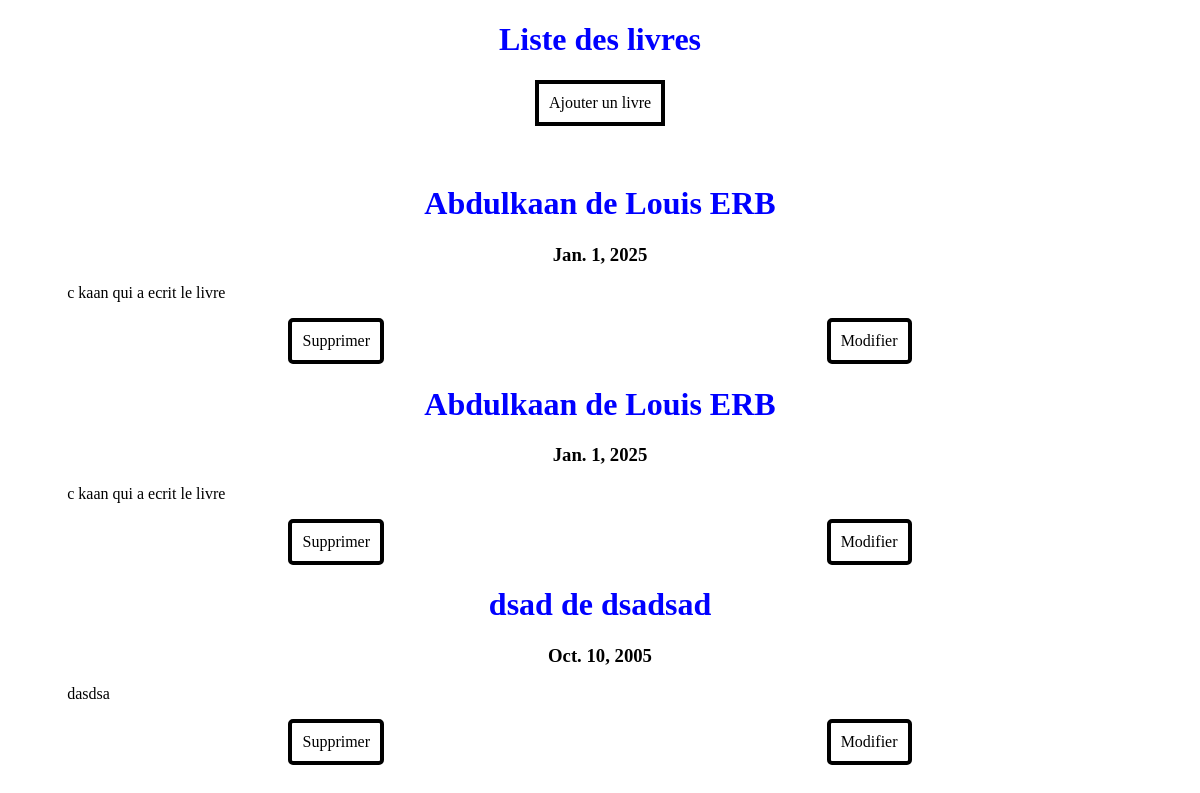
The app's page /myfirstapp/bibliotheque/, older data.
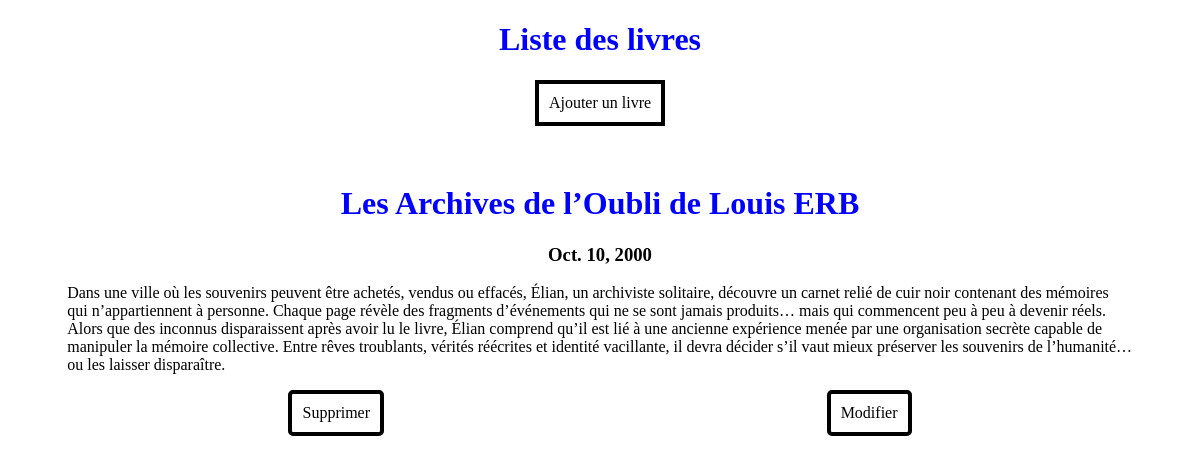
The same page, newer data.
### myfirstapp/models.py (models this page shows, shortened)
class Livre(models.Model):
    titre = models.CharField(max_length=100)
    auteur = models.CharField(max_length=100)
    date_parution = models.DateField(blank=True, null=True)
    nombre_pages = models.IntegerField(blank=False)
    resume = models.TextField(blank=True, null=True)

### myfirstapp/views.py (the view)
# urls.py: path('bibliotheque/', views.bibliotheque),
def bibliotheque(request):
    livres = Livre.objects.all()
    return render(request, "myfirstapp/bibliotheque.html",{"livres":livres})

### myfirstapp/templates/myfirstapp/bibliotheque.html (shortened to what this page needs)
<!DOCTYPE html>
<head>
    {% load static %}
    <link rel="stylesheet" href="{% static 'myfirstapp/style.css' %}">
</head>
<body>
    <h1 class="titre">Liste des livres</h1>
    <a href="../ajout">Ajouter un livre</a>
    <ul>
        {% for livre in livres %}
            <li>
                <h1>{{ livre.titre }} de {{ livre.auteur }}</h1>
                <h3 class="date">{{ livre.date_parution }}</h3>
                <p>{{ livre.resume }}</p>
                <div class="buttons">
                    <a class="btn" href="../delete/{{ livre.id }}">Supprimer</a>
                    <a class="btn" href="../update/{{ livre.id }}">Modifier</a>
                </div>
            </li>
        {% endfor %}
    </ul>
</body>

### myfirstapp/static/myfirstapp/style.css (style rules this page uses)
h1 { color: blue; text-align: center; }
ul { list-style-type: none; margin: 5%; padding: 0; }
a { text-decoration: none; color: black; background: white; padding: 10px; border: 4px solid black; display: block; width: fit-content; margin: 0 auto; }
.date { text-align: center; }
.buttons { display: flex; }
.btn { text-decoration: none; border-radius: 5px; }

Row changes from the older to the newer data that the page shows:
removed Livre: titre "Abdulkaan", auteur "Louis ERB", date_parution "Jan. 1, 2025", resume "c kaan qui a ecrit le livre"
removed Livre: titre "Abdulkaan", auteur "Louis ERB", date_parution "Jan. 1, 2025", resume "c kaan qui a ecrit le livre"
removed Livre: titre "dsad", auteur "dsadsad", date_parution "Oct. 10, 2005", resume "dasdsa"
added Livre: titre "Les Archives de l’Oubli", auteur "Louis ERB", date_parution "Oct. 10, 2000", resume "Dans une ville où les souvenirs peuvent être achetés, vendus ou effacés, Élian, un archiviste solitaire, découvre un carnet relié de cuir noir contenant des mémoires qui n’appartiennent à personne. Chaque page révèle des fragments d’événements qui ne se sont jamais produits… mais qui commencent peu à peu à devenir réels. Alors que des inconnus disparaissent après avoir lu le livre, Élian comprend qu’il est lié à une ancienne expérience menée par une organisation secrète capable de manipuler la mémoire collective. Entre rêves troublants, vérités réécrites et identité vacillante, il devra décider s’il vaut mieux préserver les souvenirs de l’humanité… ou les laisser disparaître."
